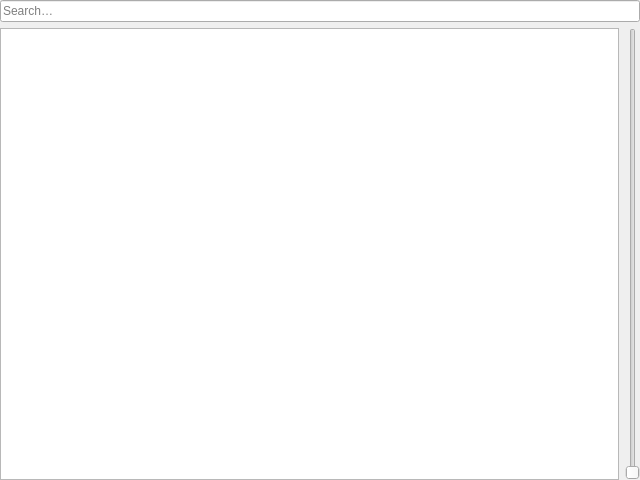
<?xml version="1.0" encoding="UTF-8"?>
<ui version="4.0">
 <class>VocabTableScrollPanel</class>
 <widget class="QWidget" name="VocabTableScrollPanel">
  <property name="geometry">
   <rect>
    <x>0</x>
    <y>0</y>
    <width>640</width>
    <height>480</height>
   </rect>
  </property>
  <layout class="QVBoxLayout" name="layoutRoot">
   <property name="leftMargin">
    <number>0</number>
   </property>
   <property name="topMargin">
    <number>0</number>
   </property>
   <property name="rightMargin">
    <number>0</number>
   </property>
   <property name="bottomMargin">
    <number>0</number>
   </property>
   <property name="spacing">
    <number>6</number>
   </property>

   <!-- Search bar row -->
   <item>
    <widget class="QLineEdit" name="editTableSearch">
     <property name="placeholderText">
      <string>Search…</string>
     </property>
     <property name="clearButtonEnabled">
      <bool>true</bool>
     </property>
    </widget>
   </item>

   <!-- Table + slider row -->
   <item>
    <layout class="QHBoxLayout" name="layoutTableRow">
     <property name="leftMargin">
      <number>0</number>
     </property>
     <property name="topMargin">
      <number>0</number>
     </property>
     <property name="rightMargin">
      <number>0</number>
     </property>
     <property name="bottomMargin">
      <number>0</number>
     </property>
     <property name="spacing">
      <number>6</number>
     </property>

     <item>
      <widget class="QTableView" name="tableVocab">
       <property name="alternatingRowColors">
        <bool>true</bool>
       </property>
       <property name="selectionBehavior">
        <enum>QAbstractItemView::SelectRows</enum>
       </property>
       <property name="selectionMode">
        <enum>QAbstractItemView::SingleSelection</enum>
       </property>
       <property name="sortingEnabled">
        <bool>true</bool>
       </property>
      </widget>
     </item>

     <item>
      <widget class="QSlider" name="sliderTableScroll">
       <property name="orientation">
        <enum>Qt::Vertical</enum>
       </property>
       <property name="minimum">
        <number>0</number>
       </property>
       <property name="maximum">
        <number>100</number>
       </property>
       <property name="value">
        <number>0</number>
       </property>
       <property name="singleStep">
        <number>1</number>
       </property>
       <property name="pageStep">
        <number>10</number>
       </property>
      </widget>
     </item>

    </layout>
   </item>

  </layout>
 </widget>
 <resources/>
 <connections/>
</ui>
